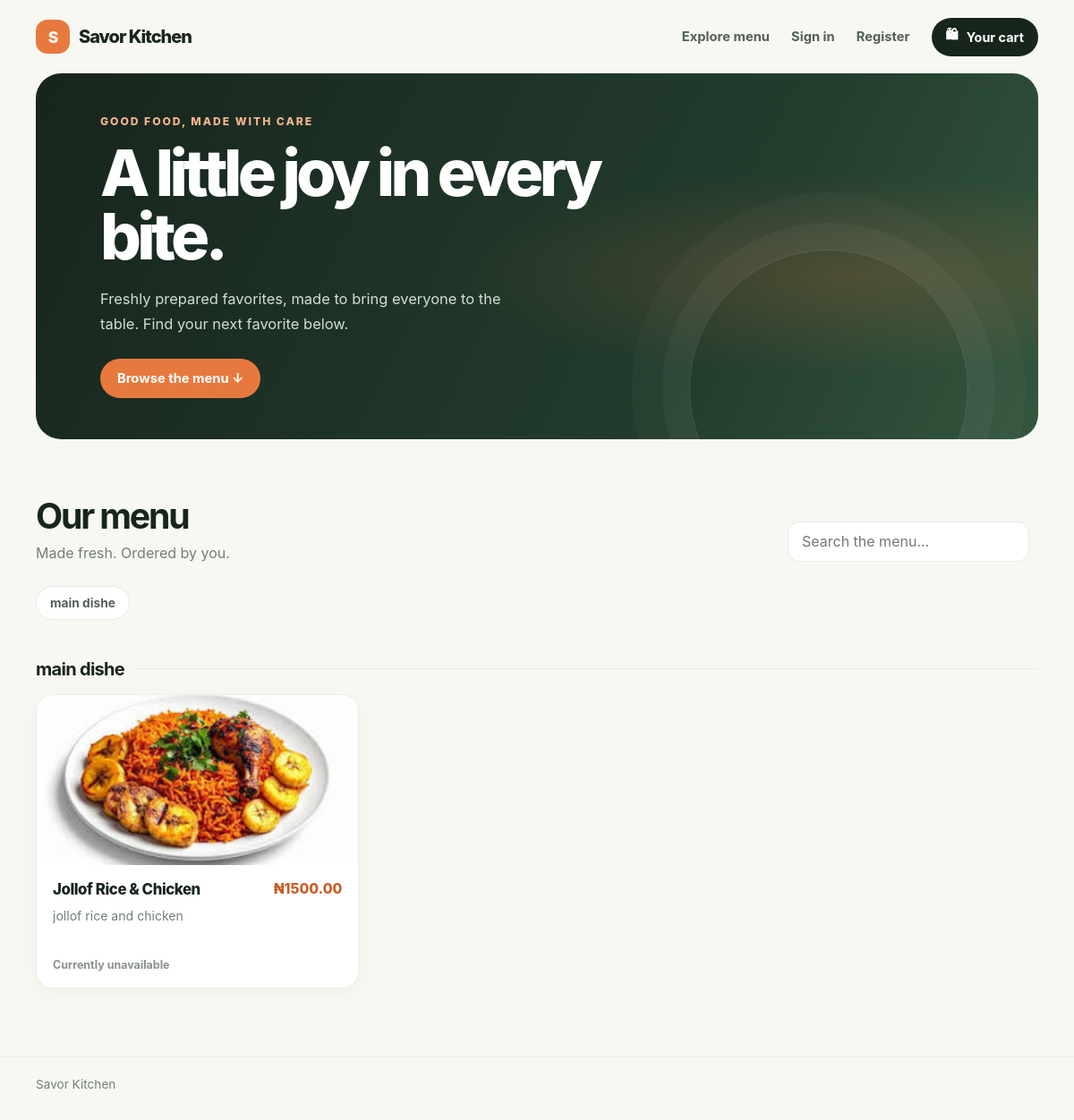
The page / on the database its author committed.
### store/models.py (models this page shows, shortened)
class Category(models.Model):
    name = models.CharField(max_length=100, unique=True)
    slug = models.SlugField(max_length=100, unique=True)
    display_order = models.PositiveIntegerField(default=0)
    class Meta:
        verbose_name_plural = "Categories"
        ordering = ['display_order', 'name']

class MenuItem(models.Model):
    category = models.ForeignKey(Category, on_delete=models.CASCADE, related_name='items')
    name = models.CharField(max_length=150)
    description = models.TextField(blank=True)
    price = models.DecimalField(max_digits=10, decimal_places=2)
    image = models.ImageField(upload_to='menu_items/', blank=True, null=True)
    is_available = models.BooleanField(default=True)
    created_at = models.DateTimeField(auto_now_add=True)

### store/views.py (the view)
# urls.py: path('', views.menu_list_view, name='menu_list'),
def menu_list_view(request):
    categories = Category.objects.prefetch_related('items').all()
    store_config = StoreConfiguration.objects.first()
    context = {
        'categories': categories,
        'store_config': store_config,
    }
    return render(request, 'store/menu.html', context)

### store/templates/store/menu.html (shortened to what this page needs)
<!DOCTYPE html>
<html lang="en">
<head>
</head>
<body>
    <header class="shell topbar">
        <a class="brand" href="{% url 'store:menu_list' %}">
            <span class="brand-mark" aria-hidden="true">S</span>
            <span>{% if store_config %}{{ store_config.name }}{% else %}Savor Kitchen{% endif %}</span>
        </a>
        <nav class="nav" aria-label="Main navigation">
            <a class="nav-link" href="#menu">Explore menu</a>
            {% if request.user.is_authenticated %}
                <details class="account-menu">
                    <summary class="account-trigger" aria-label="Account menu for {{ request.user.get_full_name|default:request.user.username }}">
                        <span class="account-avatar" aria-hidden="true">{{ request.user.get_full_name|default:request.user.username|first|upper }}</span>
                        <span class="account-copy">
                            <span class="account-name">{{ request.user.get_full_name|default:request.user.username }}</span>
                            <span class="account-role">
                                {% if request.user.is_superuser or request.user.is_staff %}Administrator{% else %}{{ request.user.get_role_display }}{% endif %}
                            </span>
                        </span>
                        <span class="account-chevron" aria-hidden="true"></span>
                    </summary>
                    <div class="account-popover">
                        <a href="{% url 'address_list' %}">My addresses</a>
                        {% if request.user.is_staff or request.user.role == 'KITCHEN' or request.user.role == 'ADMIN' %}
                            <a href="{% url 'store:kitchen_dashboard' %}">Kitchen dashboard</a>
                            <a href="{% url 'store:menu_manage' %}">Manage menu</a>
                        {% endif %}
                        {% if request.user.is_superuser or request.user.role == 'ADMIN' %}
                            <a href="{% url 'staff_register' %}">Manage staff</a>
                        {% endif %}
                        <div class="account-divider" aria-hidden="true"></div>
                        <form class="logout-form" method="post" action="{% url 'logout' %}">
                            {% csrf_token %}
                            <button type="submit">Sign out</button>
                        </form>
                    </div>
                </details>
            {% else %}
                <a class="nav-link" href="{% url 'login' %}">Sign in</a>
                <a class="nav-link" href="{% url 'register' %}">Register</a>
            {% endif %}
            <a class="cart-link" href="{% url 'store:cart_detail' %}"><span aria-hidden="true">🛍</span> Your cart</a>
        </nav>
    </header>
    <main>
        <section class="shell hero" aria-labelledby="hero-title">
            <div class="hero-copy">
                <p class="eyebrow">Good food, made with care</p>
                <h1 id="hero-title">A little joy in every bite.</h1>
                <p>Freshly prepared favorites, made to bring everyone to the table. Find your next favorite below.</p>
                <a class="hero-action" href="#menu">Browse the menu <span aria-hidden="true">&nbsp;↓</span></a>
            </div>
        </section>
        <section class="shell menu-section" id="menu" aria-labelledby="menu-title">
            <div class="section-heading">
                <div>
                    <h2 id="menu-title">Our menu</h2>
                    <p>Made fresh. Ordered by you.</p>
                </div>
                <label>
                    <input class="search" id="menu-search" type="search" placeholder="Search the menu..."
                        autocomplete="off">
                </label>
            </div>
            {% if categories %}
            <nav class="category-nav" aria-label="Menu categories">
                {% for category in categories %}
                <a class="category-pill" href="#category-{{ category.slug }}">{{ category.name }}</a>
                {% endfor %}
            </nav>
            {% for category in categories %}
            <section class="category" id="category-{{ category.slug }}" aria-labelledby="heading-{{ category.slug }}">
                <h3 class="category-title" id="heading-{{ category.slug }}">{{ category.name }}</h3>
                {% if category.items.all %}
                <div class="menu-grid">
                    {% for item in category.items.all %}
                    <article class="menu-card" data-menu-item>
                        {% if item.image %}
                        <img class="food-image" src="{{ item.image.url }}" alt="{{ item.name }}" loading="lazy">
                        {% else %}
                        <div class="food-placeholder" aria-hidden="true">🍽️</div>
                        {% endif %}
                        <div class="card-content">
                            <div class="card-title-row">
                                <h4 class="card-title">{{ item.name }}</h4>
                                <span class="price">₦{{ item.price }}</span>
                            </div>
                            {% if item.description %}
                            <p class="description">{{ item.description }}</p>
                            {% else %}
                            <p class="description">Prepared fresh and ready to enjoy.</p>
                            {% endif %}
                            <div class="card-footer">
                                {% if item.is_available %}
                                <span class="availability">● Available now</span>
                                <form method="post" action="{% url 'store:cart_add' item.id %}">
                                    {% csrf_token %}
                                    <input type="hidden" name="quantity" value="1">
                                    <button class="add-button" type="submit"
                                        aria-label="Add {{ item.name }} to cart">Add to cart +</button>
                                </form>
                                {% else %}
                                <span class="availability unavailable">Currently unavailable</span>
                                {% endif %}
                            </div>
                        </div>
                    </article>
                    {% endfor %}
                </div>
                {% else %}
                <div class="empty-state">New dishes are coming soon.</div>
                {% endif %}
            </section>
            {% endfor %}
            {% else %}
            <div class="empty-state">
                <strong>The menu is getting ready.</strong>
                Please check back soon for something delicious.
            </div>
            {% endif %}
        </section>
    </main>
    <footer>
        <div class="shell">
            {% if store_config %}{{ store_config.name }}{% else %}Savor Kitchen{% endif %}
        </div>
    </footer>
</body>
</html>

### rows shown on the page
Category: name "main dishe"
MenuItem: image (picture), name "Jollof Rice & Chicken", price "1500.00", description "jollof rice and chicken", is_available "Currently unavailable"
